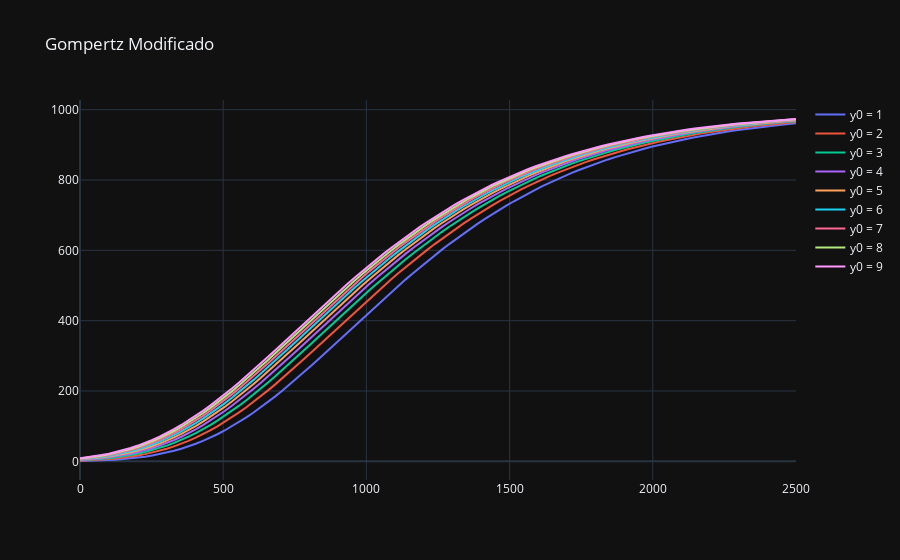

Notebook code cell kept with this figure:
### Code cell
# Versão Modificada
r = 0.76
def Gomp_Mod(t,P):
    return (r*(np.exp(1))*np.log(K/P)*P)/K

t = np.linspace(0,2500,100)
fig = go.Figure()

for yi in range(1,10):
    sol = solve_ivp(Gomp_Mod, [0,2500], [yi], t_eval=t)
    fig.add_trace(go.Scatter(
        x = sol.t,
        y = sol.y[0],
        name=f"y0 = {yi}"
    ))

fig.update_layout(
    title= "Gompertz Modificado",
    height=500,
    template="plotly_dark")
fig.show()
